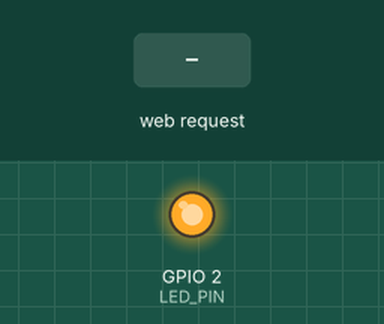
Bench run of a sketch on a simulated ESP8266 (NodeMCU). On the bench: output pins drawn as LEDs (lit = HIGH). The inputs (shaded band) are chosen by the test bench. Storage starts empty.

Above: at 1.2 s.
1.3 s: HTTP request GET /toggle received
At 2.6 s:
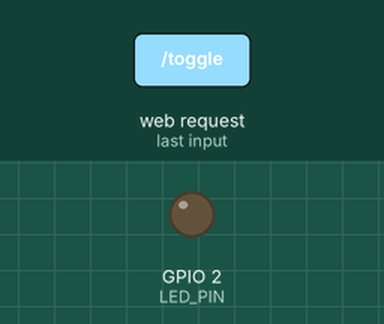
Timing chart, 0 to 4.3 s (numbered marks = the images above; inputs shaded):
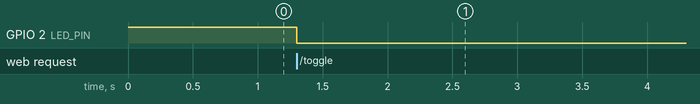

The sketch:

htmlled.ino
```cpp
#include <ESP8266WiFi.h>
#include <ESP8266WebServer.h>
#include "FS.h"

// Access point credentials
const char *ssid = "HtmlLED",
           *password = "123456789";

ESP8266WebServer server(80);

const int LED_PIN = LED_BUILTIN;
int ledStatus = HIGH;

void handleRoot() {
    // Just serve the index page from SPIFFS when asked for
    File index = SPIFFS.open("/index.html", "r");
    server.streamFile(index, "text/html");
    index.close();
}

// A function which sends the LED status back to the client
void sendStatus() {
    if (ledStatus == HIGH) server.send(200, "text/plain", "HIGH");
    else server.send(200, "text/plain", "LOW");
}

// Toggle the LED and back its status
void toggleLED() {
    ledStatus = ledStatus == HIGH ? LOW : HIGH;
    digitalWrite(LED_PIN, ledStatus);
    sendStatus();
}

void setup() {
    pinMode(LED_PIN, OUTPUT);
    digitalWrite(LED_PIN, ledStatus);

    SPIFFS.begin();

    // The IP will be 192.168.4.1
    WiFi.softAP(ssid, password);
    // The root handler
    server.on("/", handleRoot);
    // Handlers for various user-triggered events
    server.on("/toggle", toggleLED);
    server.on("/status", sendStatus);

    server.begin();
}

void loop() {
    server.handleClient();
}
```

Measured:
- after the input at 1.3 s, GPIO 2 (LED_PIN): HIGH → LOW at once
